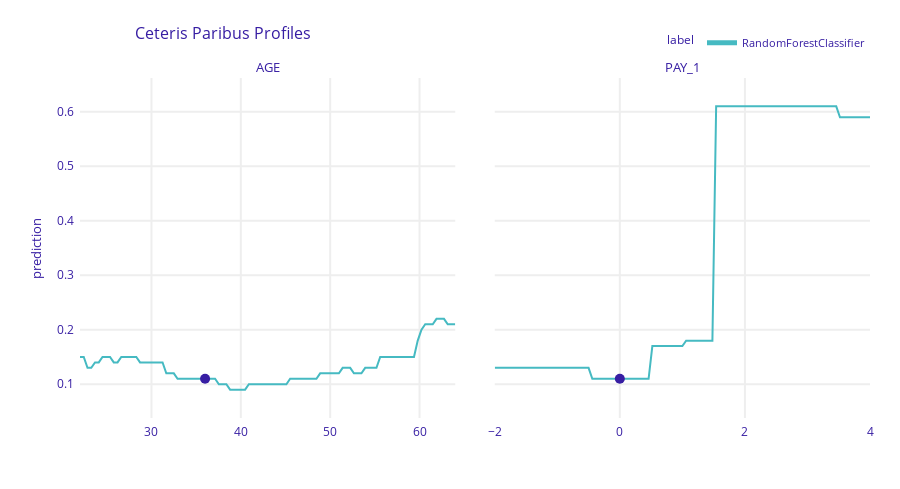

The notebook cell saved with this chart:
### Code cell
explainer.predict_profile(x_test.iloc[[0]]).plot(variables=['AGE', 'PAY_1'])
